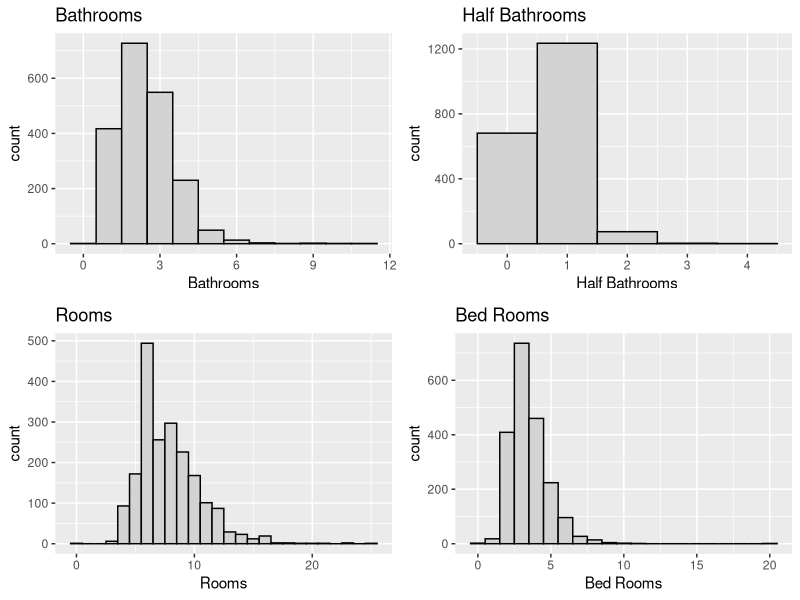
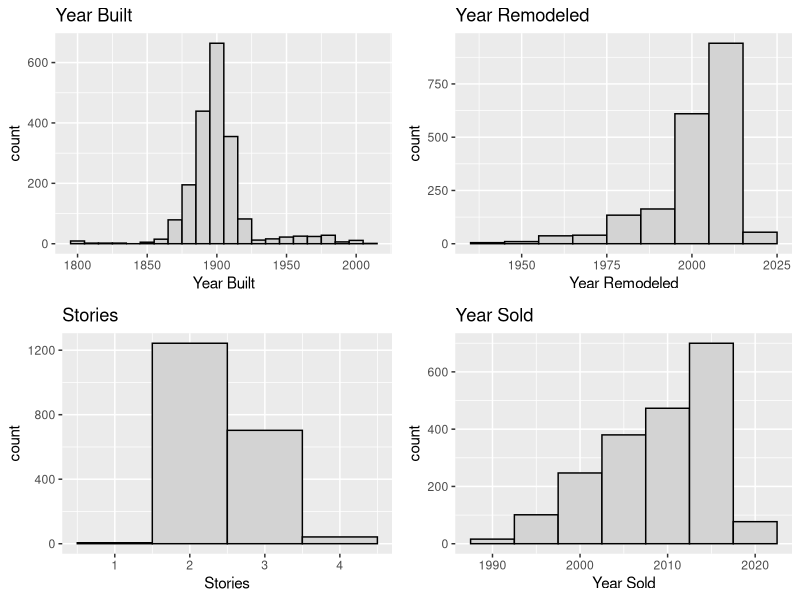
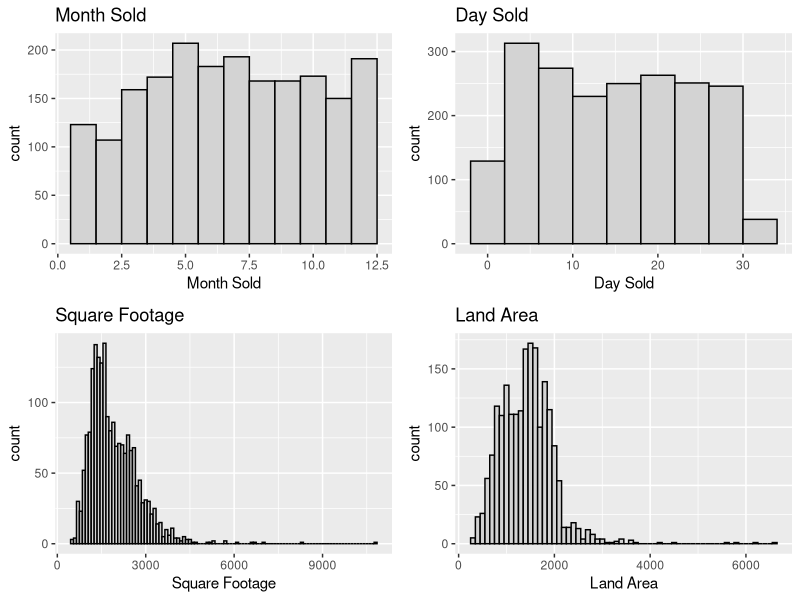
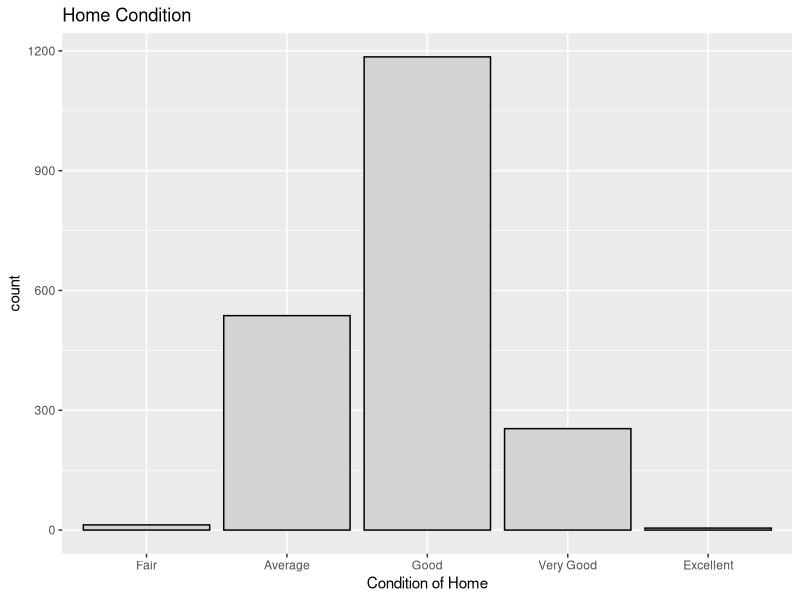
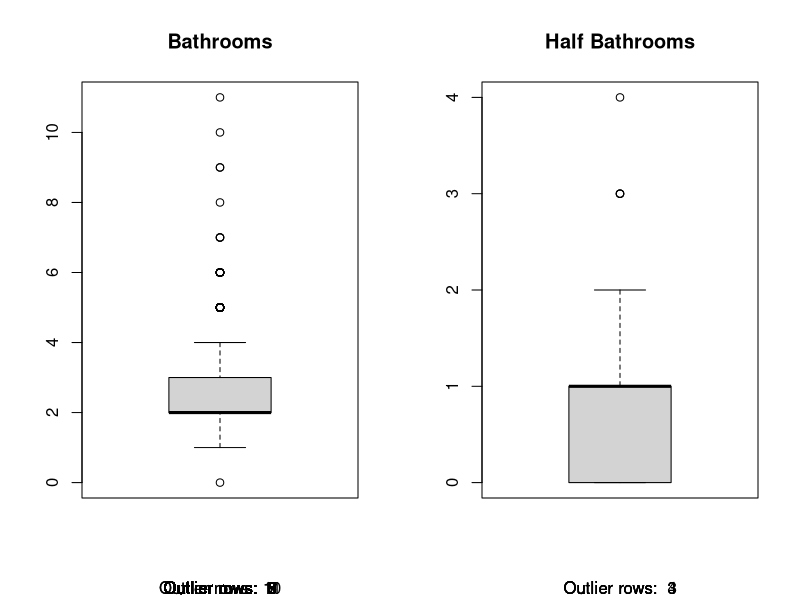
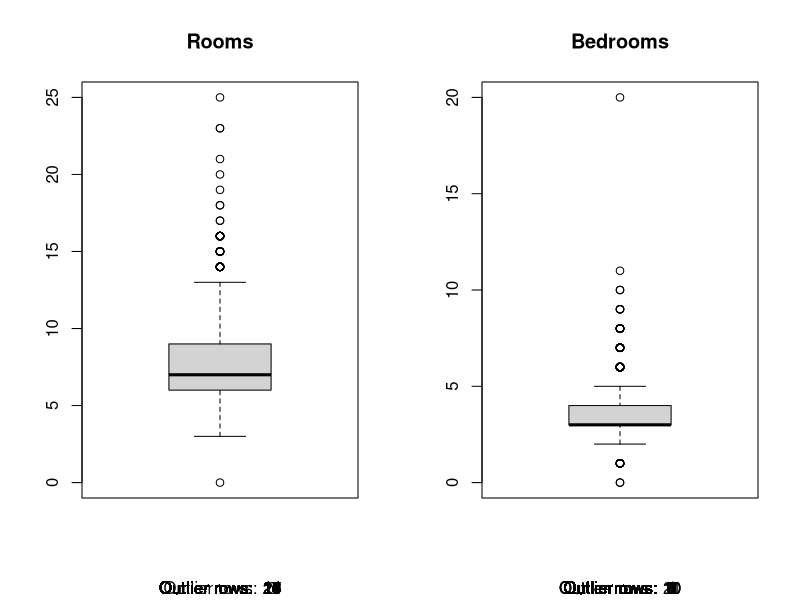
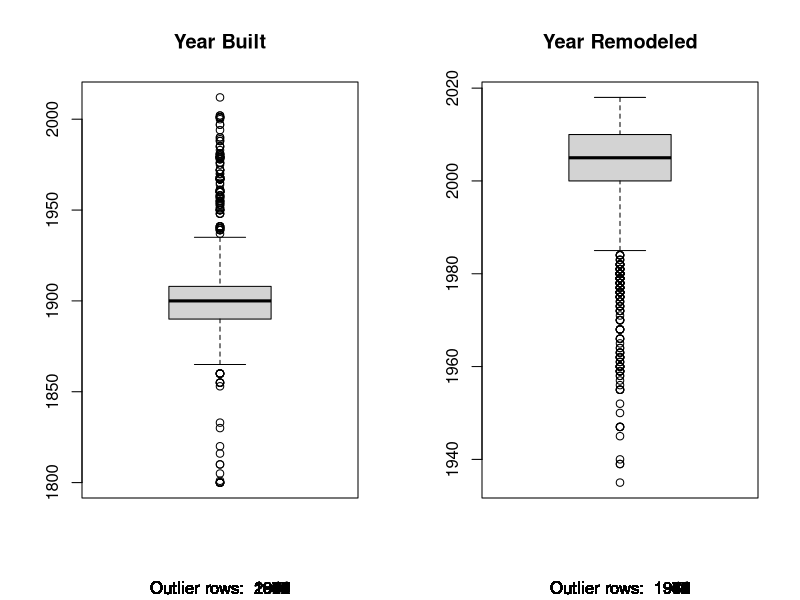
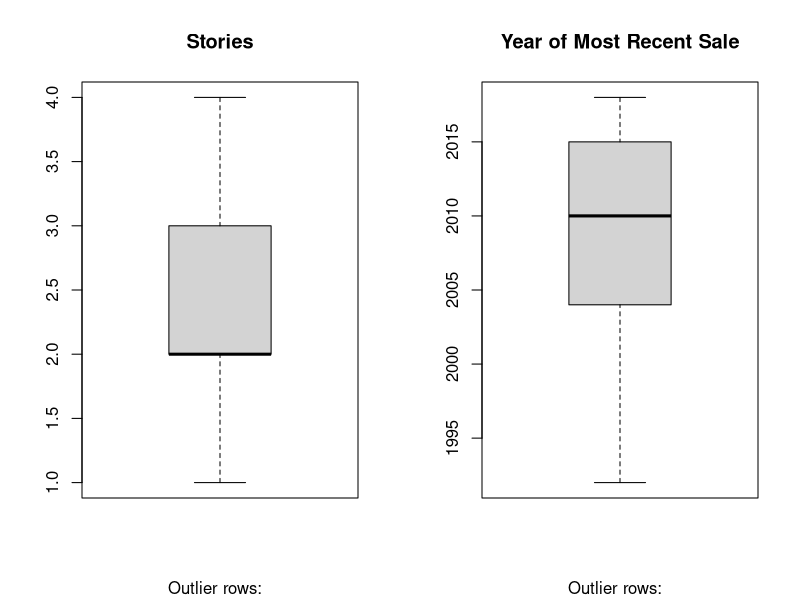

These figures' R source, in order:
## ---- chunk 1
knitr::opts_chunk$set(echo = TRUE)
library(ggplot2)
library(dplyr)
library(readr)
library(car)
library(broom)
library(corrplot)
library(gridExtra)
## ---- chunk 2

houses <- read.csv("DC_properties_clean.csv")

excl_rows <- houses[sample(nrow(houses), 5), ] # Exclude Random Rows
houses <- setdiff(houses, excl_rows)

houses$CNDTN <- factor(houses$CNDTN, order = TRUE, levels = c("Fair", "Average", "Good", "Very Good", "Excellent"))

## ---- chunk 3


require(gridExtra)

plot1 <- ggplot(houses, aes(x = BATHRM))+
  geom_histogram(color="black", fill="light gray", binwidth = 1)+
  labs(x="Bathrooms", title="Bathrooms")

plot2 <- ggplot(houses, aes(x = HF_BATHRM))+
  geom_histogram(color="black", fill="light gray", binwidth = 1)+
  labs(x="Half Bathrooms", title="Half Bathrooms")

plot3 <- ggplot(houses, aes(x = ROOMS))+
  geom_histogram(color="black", fill="light gray", binwidth = 1)+
  labs(x="Rooms", title="Rooms")

plot4 <- ggplot(houses, aes(x = BEDRM))+
  geom_histogram(color="black", fill="light gray", binwidth = 1)+
  labs(x="Bed Rooms", title="Bed Rooms")

grid.arrange(plot1, plot2, plot3, plot4, nrow =2, ncol = 2)



plot5 <- ggplot(houses, aes(x = AYB))+
  geom_histogram(color="black", fill="light gray", binwidth = 10)+
  labs(x="Year Built", title="Year Built")

plot6 <- ggplot(houses, aes(x = YR_RMDL))+
  geom_histogram(color="black", fill="light gray", binwidth = 10)+
  labs(x="Year Remodeled", title="Year Remodeled")

plot7 <- ggplot(houses, aes(x = STORIES))+
  geom_histogram(color="black", fill="light gray", binwidth = 1)+
  labs(x="Stories", title="Stories")

plot8 <- ggplot(houses, aes(x = SALEYEAR))+
  geom_histogram(color="black", fill="light gray", binwidth = 5)+
  labs(x="Year Sold", title="Year Sold")

grid.arrange(plot5, plot6, plot7, plot8, nrow =2, ncol = 2)



plot9 <- ggplot(houses, aes(x = SALEMONTH))+
  geom_histogram(color="black", fill="light gray", binwidth = 1)+
  labs(x="Month Sold", title="Month Sold")

plot10 <- ggplot(houses, aes(x = SALEDAY))+
  geom_histogram(color="black", fill="light gray", binwidth = 4)+
  labs(x="Day Sold", title="Day Sold")

plot11 <- ggplot(houses, aes(x = GBA))+
  geom_histogram(color="black", fill="light gray", binwidth = 100)+
  labs(x="Square Footage", title="Square Footage")

plot12 <- ggplot(houses, aes(x = LANDAREA))+
  geom_histogram(color="black", fill="light gray", binwidth = 100)+
  labs(x="Land Area", title="Land Area")

grid.arrange(plot9, plot10, plot11, plot12, nrow =2, ncol = 2)


ggplot(houses, aes(x = CNDTN))+
  geom_bar(color="black", fill="light gray")+
  labs(x="Condition of Home", title="Home Condition")



# Boxplots to identify outliers

par(mfrow = c(1,2))
boxplot(houses$BATHRM, main="Bathrooms", sub=paste("Outlier rows: ", boxplot.stats(houses$BATHRM)$out))

boxplot(houses$HF_BATHRM, main="Half Bathrooms", sub=paste("Outlier rows: ", boxplot.stats(houses$HF_BATHRM)$out))

par(mfrow = c(1,2))
boxplot(houses$ROOMS, main="Rooms", sub=paste("Outlier rows: ", boxplot.stats(houses$ROOMS)$out))

boxplot(houses$BEDRM, main="Bedrooms", sub=paste("Outlier rows: ", boxplot.stats(houses$BEDRM)$out))


par(mfrow = c(1,2))
boxplot(houses$AYB, main="Year Built", sub=paste("Outlier rows: ", boxplot.stats(houses$AYB)$out))

boxplot(houses$YR_RMDL, main="Year Remodeled", sub=paste("Outlier rows: ", boxplot.stats(houses$YR_RMDL)$out))

par(mfrow = c(1,2))
boxplot(houses$STORIES, main="Stories", sub=paste("Outlier rows: ", boxplot.stats(houses$STORIES)$out))

boxplot(houses$SALEYEAR, main="Year of Most Recent Sale", sub=paste("Outlier rows: ", boxplot.stats(houses$SALEYEAR)$out))

par(mfrow = c(1,2))
boxplot(houses$GBA, main="Gross Building Area", sub=paste("Outlier rows: ", boxplot.stats(houses$GBA)$out))

boxplot(houses$CNDTN, main="Condition", sub=paste("Outlier rows: ", boxplot.stats(houses$CNDTN)$out))

par(mfrow = c(1,2))
boxplot(houses$LANDAREA, main="Land Area", sub=paste("Outlier rows: ", boxplot.stats(houses$LANDAREA)$out))

boxplot(houses$PRICE, main="Price", sub=paste("Outlier rows: ", boxplot.stats(houses$PRICE)$out))

# Boxplots to identify outliers

boxplot(houses$BATHRM, main="Bathrooms", sub=paste("Outlier rows: ", boxplot.stats(houses$BATHRM)$out))

boxplot(houses$HF_BATHRM, main="Half Bathrooms", sub=paste("Outlier rows: ", boxplot.stats(houses$HF_BATHRM)$out))

boxplot(houses$ROOMS, main="Rooms", sub=paste("Outlier rows: ", boxplot.stats(houses$ROOMS)$out))



## ---- chunk 4

## ---- chunk 5

# scatterplots


# price by room
room_price <- ggplot(houses, aes(x = ROOMS, y = PRICE))
room_price_plot <- room_price + geom_point()

# price by year
year_price <- ggplot(houses, aes(x = SALEYEAR, y = PRICE))
year_price_plot <- year_price + geom_point()


# price by month
month_price <- ggplot(houses, aes(x = SALEMONTH, y = PRICE))
month_price_plot <- month_price + geom_point()

# price by day of month
day_price <- ggplot(houses, aes(x = SALEDAY, y = PRICE))
day_price_plot <-  day_price + geom_point()

grid.arrange(room_price_plot, year_price_plot, month_price_plot, day_price_plot, nrow = 2,  ncol = 2)

## ---- chunk 6

# Use corrplot to display a correlation matrix of that variables

corr_matrix <- cor(data.frame(houses$HF_BATHRM, houses$BATHRM, houses$ROOMS, houses$BEDRM,houses$AYB, houses$YR_RMDL, houses$PRICE, houses$SALEDAY, houses$SALEMONTH, houses$SALEYEAR, houses$STORIES, houses$LANDAREA, houses$GBA))
corrplot(corr_matrix, type = "upper", order = "hclust", 
         tl.col = "black", tl.srt = 45)

## ---- chunk 7

# 5. Identification and evaluation of suitable model

fit <- lm(data = houses, PRICE ~ BATHRM + HF_BATHRM  + ROOMS + BEDRM + AYB + YR_RMDL + STORIES + SALEMONTH + SALEDAY + SALEYEAR + GBA + CNDTN + LANDAREA)

# Review p-values, check sign of estimates

summary(fit)

## ---- chunk 8

# Review ANOVA and compare F statistic

anova(fit)

## ---- chunk 9

# Residual plot and look for non-constant variance

fit.df <- augment(fit)
ggplot(fit.df, aes(x = .fitted, y = .resid))+
  geom_point()+
  geom_hline(yintercept = 0, linetype = 2)+
  labs( x = "Fitted Values", y = "Residuals")

## ---- chunk 10
# Shapiro-Wilk test for normality

shapiro.test(fit$residuals)

## ---- chunk 11
# ncvTest for constant variance

ncvTest(fit)

## ---- chunk 12

# Variance Inflation Factor (used to identify multicllinearity >= 10)

vif(fit)

## ---- chunk 13
# Review R2 value
# From summary above: adjusted R^2 = .6984

# Drop non-significant predictor variables (Droped AYB: +.0002, Rooms: No change, other lower)
fit <- lm(data = houses, PRICE ~ BATHRM + HF_BATHRM  +  BEDRM + YR_RMDL + STORIES + SALEMONTH + SALEDAY + SALEYEAR + GBA + CNDTN + LANDAREA)
#summary(fit)

# If multicollinearity is present, drop one correlated variable (None present)

#Variable Transformations
#powerTransform(houses$HF_BATHRM+1) # .776
#powerTransform(houses$BEDRM+1) # -.130
#powerTransform(houses$STORIES+1) # -2.084
#powerTransform(houses$SALEMONTH) # .809
#powerTransform(houses$SALEYEAR-1990) # 1.48 - didn't help
#powerTransform(houses$GBA) # -.08 -> LOG
#powerTransform(houses$LANDAREA) # .35 -> SQRT

fit <- lm(data = houses, PRICE ~  BATHRM  + HF_BATHRM  + BEDRM + log(BEDRM+1) + STORIES  + SALEMONTH + SALEDAY + SALEYEAR  + GBA + log(GBA) + CNDTN + LANDAREA )
#summary(fit) # R^2 increased to .7269

# Transform the outcome variable if the residual plot looks suspicious
powerTransform(houses$PRICE) #.33 -> sqrt

# log lowers R2: .6589
fit1 <- lm(data = houses, log(PRICE) ~ BATHRM  + HF_BATHRM  + BEDRM + log(BEDRM+1) + STORIES  + SALEMONTH + SALEDAY + SALEYEAR  + GBA + log(GBA) + CNDTN + LANDAREA )
#summary(fit1)
# sqrt increase R2: .7481, drop YR_RMDL + .0001
fit2 <- lm(data = houses, sqrt(PRICE) ~ BATHRM  + HF_BATHRM  + BEDRM + log(BEDRM+1) + STORIES  + SALEMONTH + SALEDAY + SALEYEAR  + GBA + log(GBA) + CNDTN + LANDAREA )
#summary(fit2)
# inverse drastically decrease
fit3 <- lm(data = houses, I(1/PRICE) ~ BATHRM  + HF_BATHRM  + BEDRM + log(BEDRM+1) + STORIES  + SALEMONTH + SALEDAY + SALEYEAR  + GBA + log(GBA) + CNDTN + LANDAREA )
#summary(fit3)

## ---- chunk 14

fit_final <- lm(data = houses, sqrt(PRICE) ~  BATHRM  + HF_BATHRM  + BEDRM  + log(BEDRM+1) + STORIES  + SALEMONTH + SALEDAY + SALEYEAR  + GBA + log(GBA) + CNDTN + LANDAREA )
summary(fit_final) # R^2 increased to .7481

fit_final.df <- augment(fit_final)
ggplot(fit_final.df, aes(x = .fitted, y = .resid))+
  geom_point()+
  geom_hline(yintercept = 0, linetype = 2)+
  labs( x = "Fitted Values", y = "Residuals")

## ---- chunk 15

#using AIC & BIC for model comparison
"Initial Model AIC:"
AIC(fit) # AIC
"Initial Model BIC:"
BIC(fit) # BIC
"Final Model AIC:"
AIC(fit_final) # AIC
"Final Model BIC:"
BIC(fit_final) # BIC 

# The AIC and BIC for fit_final are both lower, so that is the better model

## ---- chunk 16

# 6. Application of the model 

# Test on excluded rows
predict(fit, newdata = excl_rows, interval = "predict")
